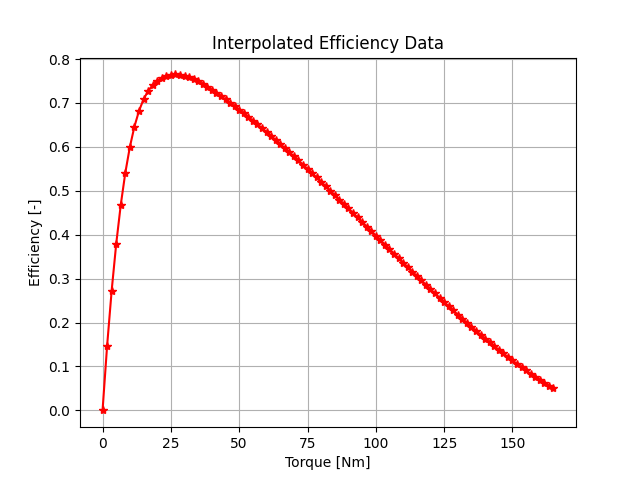

Recreate this plot in Python.
from subfunctions import *
from define_rovers import rover1
from scipy.interpolate import interp1d
import matplotlib.pyplot as plt

rover = rover1()

# Assign variables to effcy and effcy_tau
effcy_tau_values = rover['wheel_assembly']['motor']['effcy_tau']
effcy_values = rover['wheel_assembly']['motor']['effcy']

# Interpolate the efficiency data
effcy_fun = interp1d(effcy_tau_values, effcy_values, kind='cubic')

# Plot the interpolated efficiency data (100 points, star shaped markers)
tau = np.linspace(0, 165, 100)
plt.plot(tau, effcy_fun(tau), 'r*-')
plt.title('Interpolated Efficiency Data')
plt.xlabel('Torque [Nm]')
plt.ylabel('Efficiency [-]')
plt.grid()
plt.savefig('efficiency_visualization.png')
plt.show()